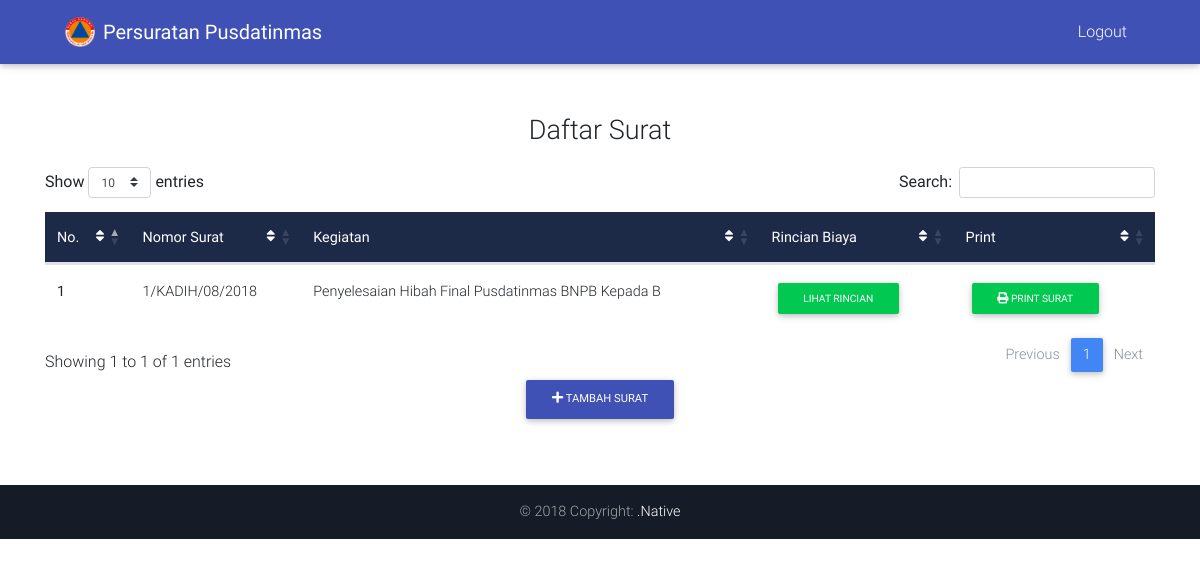
/index.php/home/lihat_surat, run on an earlier commit of the app's database.
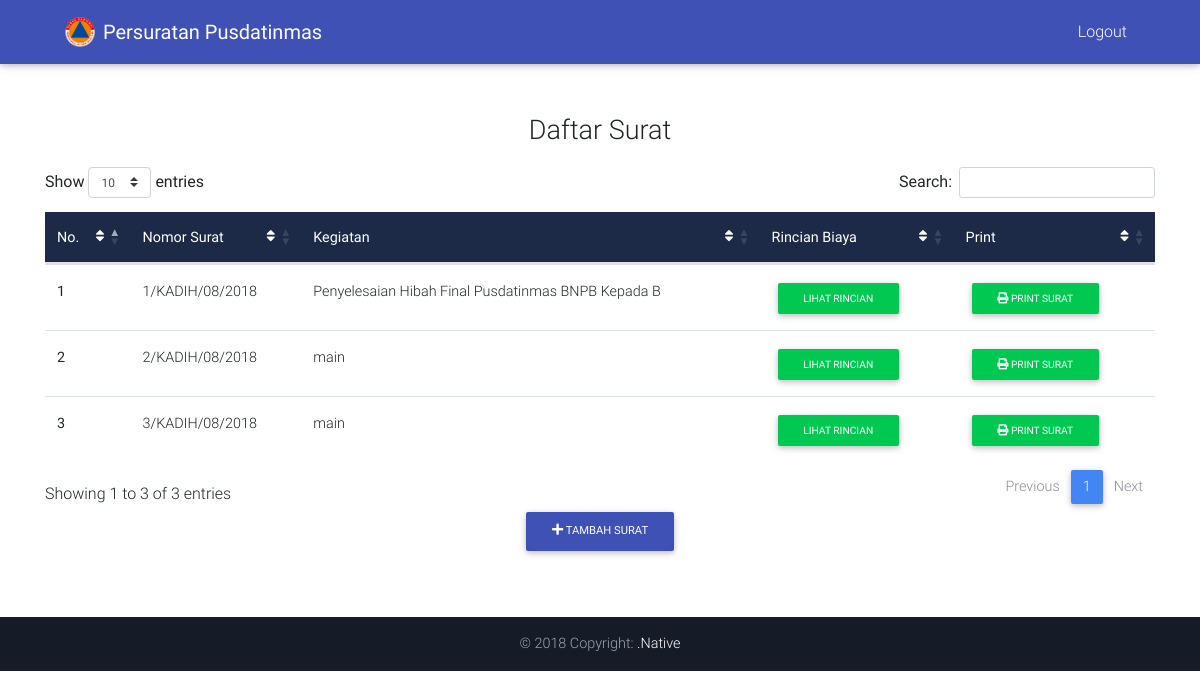
And on a later commit of the database.
### tables this page shows
CREATE TABLE `surat_dinas` (
  `id` int(11) NOT NULL,
  `nomor` varchar(30) NOT NULL DEFAULT '00/KADIH/02/2018',
  `kegiatan` varchar(50) NOT NULL,
  `jenis` tinyint(1) NOT NULL,
  `opsi` tinyint(1) NOT NULL
);

### application/controllers/Home.php (called while the page is built, shortened)
<?php
class Home extends CI_Controller {
	function __Construct()
    {
        $this->load->model("home_model");
        $this->load->library("pagination");
    }
	public function lihat_surat() {
		$data['surat'] = $this->home_model->get_surat();
		$this->load->view('layouts/nav');
		$this->load->view('layouts/header');
		$this->load->view('lihat_surat', $data);
		$this->load->view('layouts/footer');
	}
}

### index.php (called while the page is built, shortened)
<?php
require_once BASEPATH.'core/CodeIgniter.php';

### application/models/Home_model.php (called while the page is built, shortened)
<?php
class Home_model extends CI_Model {
	function get_surat() {
		$this->db->from('surat_dinas');
		$query = $this->db->get();
		return $query->result();
	}
}
?>

### application/views/lihat_surat.php (the view, shortened to what this page needs)
<body>
          <div class="container margin">
                <p style="font-size: 27px; text-align: center; padding-top: 50px;">Daftar Surat</p>
                      <table id="lihat_surat" class="table table-hover" cellspacing="0">
                          <thead class="mdb-color darken-3 white-text">
                            <tr>
                              <th scope="col">No.
                                <i class="fa fa-sort float-right" aria-hidden="true"></i>
                              </th>
                              <th class="th-sm" scope="col">Nomor Surat
                                <i class="fa fa-sort float-right" aria-hidden="true"></i>
                              </th>
                              <th class="th-sm" scope="col">Kegiatan
                                <i class="fa fa-sort float-right" aria-hidden="true"></i>
                              </th>
                              <th class="th-sm" scope="col">Rincian Biaya
                                <i class="fa fa-sort float-right" aria-hidden="true"></i>
                              </th>
                              <th class="th-sm" scope="col">Print
                                <i class="fa fa-sort float-right" aria-hidden="true"></i>
                              </th>
                            </tr>
                          </thead>
                          <tbody>
						  <?php
						  $i = 1;
						  foreach ($surat as $row) {
						  	echo "
						  	<tr>
                              <th scope=\"row\">$i</th>
                              <td>$row->nomor</td>
                              <td>$row->kegiatan</td>
                              <td>
                              <a href='".base_url('C_PDF/print_biaya/'.$row->id)."'>
                              <button type=\"button\" class=\"btn btn-success btn-sm my-0\">LIHAT RINCIAN
                              </button></a>
                              </td>
                              <td>
                              <a href='".base_url('C_PDF/print/'.$row->id)."' target='_blank'>
                              <button type=\"button\" class=\"btn btn-success btn-sm my-0\"><i class=\"fa fa-print\" aria-hidden=\"true\"></i> PRINT SURAT
                              </button></a>
                              </td>
                            </tr>
						  	";
						  	$i++;
						  }
						  ?>
						  </tbody>
						</table>
                    <div align="center">
                          <a href="<?php  echo base_url('surat/buat_surat_dinas')?>"><button type="button" class="btn btn-indigo btn-md"><i class="fa fa-plus" aria-hidden="true"></i> Tambah Surat</button></a>
                    </div>
              </div>
</body>
</html>

### application/views/layouts/nav.php (shortened to what this page needs)
<nav class="navbar navbar-expand-lg navbar-dark indigo scrolling-navbar fixed-top">
    <div class="container">
    <img style="margin-left: 20px;" src="<?php echo base_url('assets/img/logo.png')?>" width="30" height="30">
    <a style="margin-left: 8px;" class="navbar-brand" href="<?php echo base_url('home/beranda')?>"><Strong>Persuratan Pusdatinmas</Strong></a>
    <div class="collapse navbar-collapse" id="navbarTogglerDemo02">
        <span style="margin-right: 20px;">
            <ul class="navbar-nav navbar-right mr-auto mt-lg-0">
        <li class="nav-item">
                <a class="nav-link" onclick="keluar()">Logout</a>
            </li>
        </ul>
        </span>
    </div>
</div>
</nav>

### application/views/layouts/header.php (shortened to what this page needs)
<!DOCTYPE html>
<html lang="en">
<head>
	<link rel="stylesheet" href="https://maxcdn.bootstrapcdn.com/font-awesome/4.6.0/css/font-awesome.min.css">
	<link href="<?php echo base_url('assets/css/bootstrap.css')?>" rel="stylesheet">
	<link href="<?php echo base_url('assets/css/mdb.css')?>" rel="stylesheet">
	<link href="<?php echo base_url('assets/css/multiselect/multi-select.css')?>" rel="stylesheet">
	<link href="<?php echo base_url('assets/css/multiselect/multi-select.dev.css')?>" rel="stylesheet">
	<link href="<?php echo base_url('assets/css/multiselect/multi-select.dist.css')?>" rel="stylesheet">
	<link href="<?php echo base_url('assets/css/style.css')?>"  type="text/css" rel="stylesheet">
	<link rel="stylesheet" href="https://unpkg.com/leaflet@1.3.3/dist/leaflet.css"
/>
	<link rel="stylesheet" type="text/css" href="https://cdn.jsdelivr.net/npm/sweetalert2@7.26.11/dist/sweetalert2.all.min.js">
	<link rel="stylesheet" type="text/css" href="https://cdn.jsdelivr.net/npm/sweetalert2@7.26.11/package.json">
	<link rel="stylesheet" type="text/css" href="https://cdn.jsdelivr.net/npm/sweetalert2@7.26.11/sweetalert2.d.ts">
	<link rel="stylesheet" href="https://use.fontawesome.com/releases/v5.2.0/css/all.css"
>
	<link rel="stylesheet" type="text/css" href="https://cdn.datatables.net/1.10.19/css/dataTables.bootstrap4.min.css">
</head>

### application/views/layouts/footer.php
<footer class="page-footer font-small unique-color-dark" width="100%">
  <div class="footer-copyright py-3" align="center">© 2018 Copyright: <a href="">.Native
  </div>
</footer>

### assets/css/style.css (style rules this page uses)
html, body, header, .view { height: 100%; }

### application/views/layouts/header.php (style rules this page uses)
.margin { margin-bottom: 5%; margin-top: 5%; }

What changed in the data, as far as the page shows it:
added surat_dinas: nomor "2/KADIH/08/2018", kegiatan "main"
added surat_dinas: nomor "3/KADIH/08/2018", kegiatan "main"
Also different on the page:
text written by a page script: "Show entries Search: Showing 1 to 1 of 1 entries Previous 1 Next" → "Show entries Search: Showing 1 to 3 of 3 entries Previous 1 Next"
